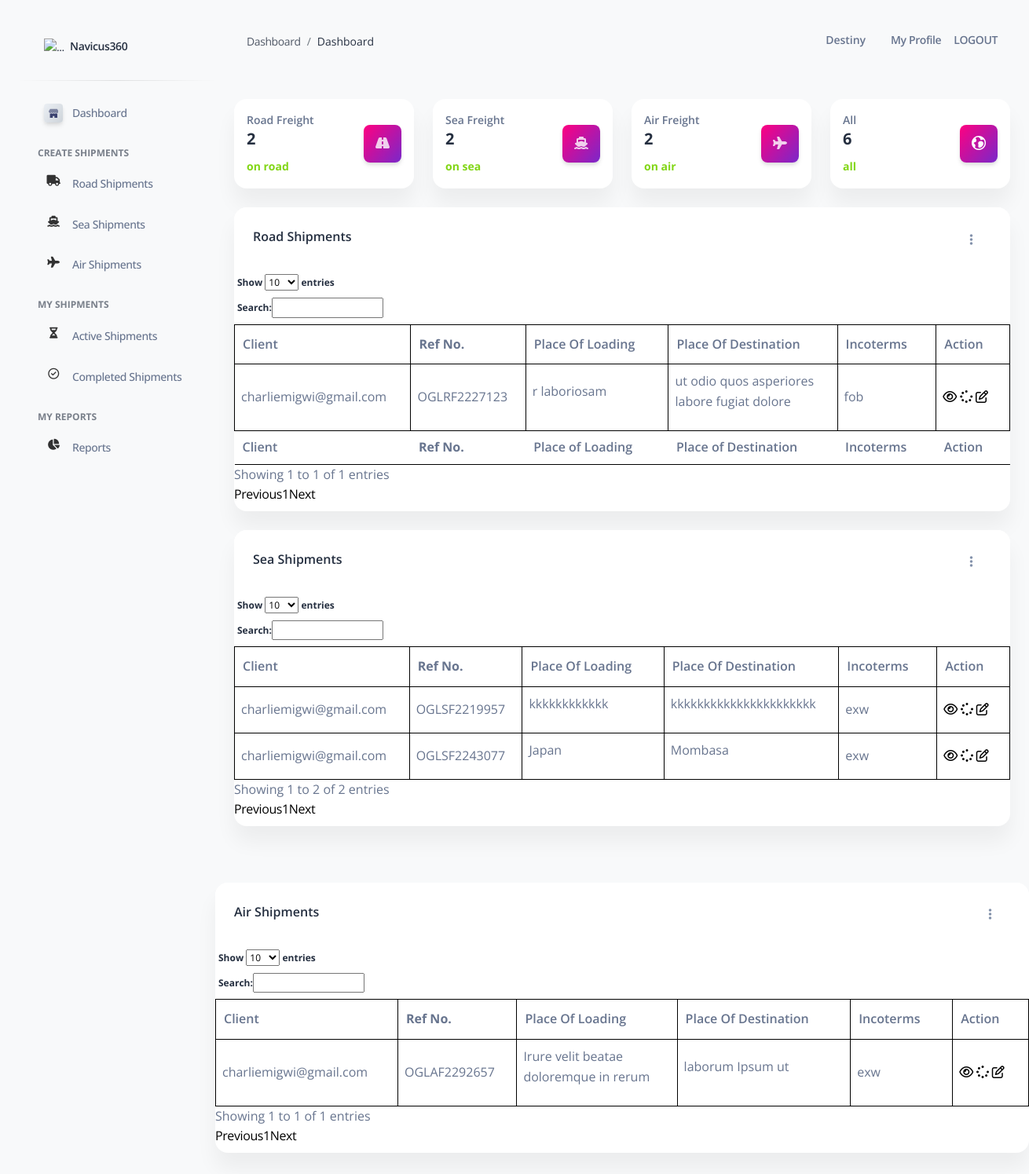
Screenshot of /fielduser/ (signed in) with the database file from the repository.
### accounts/models.py (models this page shows, shortened)
class Account(AbstractBaseUser, PermissionsMixin):
	email = models.EmailField(_('Email address'), unique=True)
	firstname = models.CharField(max_length=200)
	lastname = models.CharField(max_length=200)
	company = models.CharField(max_length=1000)
	address = models.CharField(max_length=200,blank=True)
	start_date = models.DateField(default=timezone.now)
	is_staff = models.BooleanField(default=False)
	is_active = models.BooleanField(default=False)
	objects = CustomAccountManager()
	USERNAME_FIELD = 'email'
	REQUIRED_FIELDS = ['firstname', 'lastname',]

### shipments/models.py (models this page shows, shortened)
class RoadFreightShip(models.Model):
    staff = models.ForeignKey(Account,
                            on_delete=models.CASCADE,
                            related_name='staff_user_road')
    owner = models.CharField(max_length = 1000)
    refno = models.CharField(max_length = 1000)
    son = models.CharField(max_length = 1000)
    consignee = models.CharField(max_length = 1000)
    customerref = models.CharField(max_length=1000, default='000')
    shippingline = models.CharField(max_length=1000, default='000')
    billofnumber = models.CharField(max_length=1000)
    incoterms = models.CharField(max_length=1000)
    cargo_description = models.CharField(max_length=2000)
    placeofloading = models.CharField(max_length=2000)
    placeofdelivery= models.CharField(max_length=2000)
    cargoload = models.CharField(max_length=2000)
    current_etd = models.CharField(max_length=100, null=True, blank=True)
    current_eta = models.CharField(max_length=100, null=True, blank=True)
    current_sailingstatus = models.CharField(max_length=100, null=True, blank=True)
    shippingstatus = models.CharField(max_length=100, null=True, blank=True,default='in-progress')

class SeaFreightShip(models.Model):
    staff = models.ForeignKey(Account,
                            on_delete=models.CASCADE,
                            related_name='staff_user_sea')
    owner = models.CharField(max_length = 1000)
    refno = models.CharField(max_length = 1000)
    son = models.CharField(max_length = 1000)
    consignee = models.CharField(max_length = 1000)
    billofnumber = models.CharField(max_length=1000)
    customerref = models.CharField(max_length=1000, default='000')
    shippingline = models.CharField(max_length=1000, default='000')
    incoterms = models.CharField(max_length=1000)
    cargo_description = models.CharField(max_length=2000)
    placeofloading = models.CharField(max_length=2000)
    placeofdelivery= models.CharField(max_length=2000)
    containersize = models.CharField(blank=True,max_length=2000)
    unitsize = models.IntegerField()
    unittype = models.CharField(max_length=100)
    current_etd = models.CharField(max_length=100, null=True, blank=True)
    current_eta = models.CharField(max_length=100, null=True, blank=True)
    current_sailingstatus = models.CharField(max_length=100, null=True, blank=True)
    shippingstatus = models.CharField(max_length=100, null=True, blank=True, default='in-progress')

class AirFreightShip(models.Model):
    staff = models.ForeignKey(Account,
                            on_delete=models.CASCADE,
                            related_name='staff_user_air')
    owner = models.CharField(max_length = 1000)
    refno = models.CharField(max_length = 1000)
    son = models.CharField(max_length = 1000)
    consignee = models.CharField(max_length = 1000)
    customerref = models.CharField(max_length=1000, default='000')
    shippingline = models.CharField(max_length=1000, default='000')
    billofnumber = models.CharField(max_length=1000)
    incoterms = models.CharField(max_length=1000)
    cargo_description = models.CharField(max_length=2000)
    placeofloading = models.CharField(max_length=2000)
    placeofdelivery= models.CharField(max_length=2000)
    weight = models.CharField(max_length=2000)
    packagesno = models.IntegerField()
    current_etd = models.CharField(max_length=100, null=True, blank=True)
    current_eta = models.CharField(max_length=100, null=True, blank=True)
    current_sailingstatus = models.CharField(max_length=100, null=True, blank=True)
    shippingstatus = models.CharField(max_length=100, null=True, blank=True, default='in-progress')

### fielduser/views.py (the view)
# urls.py: path('',home ,name='client_home'),
@login_required
@user_passes_test(not_in_oglstaff_group,login_url='/client/')
def home(request):
    roadfreight = RoadFreightShip.objects.filter(staff = request.user)
    seafreight = SeaFreightShip.objects.filter( staff= request.user)
    airfreight = AirFreightShip.objects.filter( staff= request.user)
    rno = len(roadfreight)
    sno = len(seafreight)
    airno = len(airfreight)
    allno = rno+sno+airno
    return render(request,"index_fielduser.html",{"group":"staff","context":roadfreight,"context2":seafreight,"context3":airfreight,"airno":airno,"sno":sno,"rno":rno,"allno":allno,"sidebar":"true"})

### fielduser/templates/index_fielduser.html (shortened to what this page needs)
{% extends "base.html" %}
{% load static %}
{% load crispy_forms_tags %}
{% block content %}
<div class="container-fluid py-4">
  <div class="row mt-4">
    <div class="col-xl-3 col-sm-6 mb-xl-0 mb-4">
      <div class="card">
        <div class="card-body p-3">
          <div class="row">
            <div class="col-7">
              <div class="numbers">
                <p class="text-sm mb-0 text-capitalize font-weight-bold">Road Freight</p>
                <h5 class="font-weight-bolder">{{rno}}</h5>
                <span class="text-success text-sm font-weight-bolder">on road</span>
              </div>
            </div>
            <div class="col-5 text-end my-auto">
              <div class="icon icon-shape bg-gradient-primary shadow text-center border-radius-md">
                <i class="fa fa-road"></i>
              </div>
            </div>
          </div>
        </div>
      </div>
    </div>
    <div class="col-xl-3 col-sm-6 mb-xl-0 mb-4">
      <div class="card">
        <div class="card-body p-3">
          <div class="row">
            <div class="col-7">
              <div class="numbers">
                <p class="text-sm mb-0 text-capitalize font-weight-bold">Sea Freight</p>
                <h5 class="font-weight-bolder">{{sno}}</h5>
                <span class="text-success text-sm font-weight-bolder">on sea</span>
              </div>
            </div>
            <div class="col-5 text-end my-auto">
              <div class="icon icon-shape bg-gradient-primary shadow text-center border-radius-md">
                <i class="fa fa-ship"></i>
              </div>
            </div>
          </div>
        </div>
      </div>
    </div>
    <div class="col-xl-3 col-sm-6 mb-xl-0 mb-4">
      <div class="card">
        <div class="card-body p-3">
          <div class="row">
            <div class="col-7">
              <div class="numbers">
                <p class="text-sm mb-0 text-capitalize font-weight-bold">Air Freight</p>
                <h5 class="font-weight-bolder">{{airno}}</h5>
                <span class="text-success text-sm font-weight-bolder">on air</span>
              </div>
            </div>
            <div class="col-5 text-end my-auto">
              <div class="icon icon-shape bg-gradient-primary shadow text-center border-radius-md">
                <i class="fa fa-plane"></i>
              </div>
            </div>
          </div>
        </div>
      </div>
    </div>
    <div class="col-xl-3 col-sm-6">
      <div class="card">
        <div class="card-body p-3">
          <div class="row">
            <div class="col-7">
              <div class="numbers">
                <p class="text-sm mb-0 text-capitalize font-weight-bold">All</p>
                <h5 class="font-weight-bolder">{{allno}}</h5>
                <span class="text-success text-sm font-weight-bolder">all</span>
              </div>
            </div>
            <div class="col-5 text-end my-auto">
              <div class="icon icon-shape bg-gradient-primary shadow text-center border-radius-md">
                <i class="ni ni-world text-lg opacity-10" aria-hidden="true" aria-hidden="true"></i>
              </div>
            </div>
          </div>
        </div>
      </div>
    </div>
  </div>
  <div class="row my-4">
    <div class="col-sm-12">
      <div class="card">
        <div class="card-header pb-0">
          <div class="row">
            <div class="col-lg-6 col-7">
              <h6>Road Shipments</h6>
            </div>
            <div class="col-lg-6 col-5 my-auto text-end">
              <div class="dropdown float-lg-end pe-4">
                <a class="cursor-pointer" id="dropdownTable" data-bs-toggle="dropdown" aria-expanded="false">
                  <i class="fa fa-ellipsis-v text-secondary"></i>
                </a>
              </div>
            </div>
          </div>
        </div>
        <div class="card-body px-0 pb-2">
          <div class="table-responsive">
            <table class="table align-items-center mb-0" id="roadtable">
              <thead>
                <tr>
                    <th>Client</th>
                    <th><b>Ref No.</th>
                    <th>Place of Loading</th>
                    <th>Place of Destination</th>
                    <th>Incoterms</th>
                    <th>Action</b></th>
                </tr>
            </thead>
            <tbody>
              {% for item in context %}
              {% if item.shippingstatus != 'Completed' %}
              <tr>
                <td>
                  {{ item.owner }}
                  </td>
                <td>
                {{ item.refno }}
                </td>
                <td>
                {{item.placeofloading|wordwrap:25|linebreaks}}
                </td>
                <td>
                {{item.placeofdelivery|wordwrap:25|linebreaks}}
                </td>
                <td>
                  {{item.incoterms}}
                </td>
                <td><a href="view/{{item.id}}/{{item.refno}}/"><i class="fa fa-eye"></i></a>
                  <a href="edit/{{item.id}}/{{item.refno}}/"><i class="fa fa-spinner"></i></a>
                  <a href="{% url 'fielduser:editshipment' item.id item.refno %}"><i class="fa fa-edit"></i></a>
                </td>
              </tr>
              {% endif %}
              {% endfor %}
            </tbody>
            <tfoot>
              <tr>
                <th>Client</th>
                <th><b>Ref No.</b></th>
                <th>Place of Loading</th>
                <th>Place of Destination</th>
                <th>Incoterms</th>
                <th>Action</b></th>
              </tr>
          </tfoot>
            </table>
          </div>
        </div>
      </div>
    </div>
  </div>
  <div class="row my-4">
    <div class="col-sm-12">
      <div class="card">
        <div class="card-header pb-0">
          <div class="row">
            <div class="col-lg-6 col-7">
              <h6>Sea Shipments</h6>
            </div>
            <div class="col-lg-6 col-5 my-auto text-end">
              <div class="dropdown float-lg-end pe-4">
                <a class="cursor-pointer" id="dropdownTable" data-bs-toggle="dropdown" aria-expanded="false">
                  <i class="fa fa-ellipsis-v text-secondary"></i>
                </a>
              </div>
            </div>
          </div>
        </div>
        <div class="card-body px-0 pb-2">
          <div class="table-responsive">
            <table class="table align-items-center mb-0" id="seatable">
              <thead>
                <tr>
                  <th>Client</th>
                    <th><b>Ref No.</th>
                    <th>Place of Loading</th>
                    <th>Place of Destination</th>
                    <th>Incoterms</th>
                    <th>Action</b></th>
                </tr>
            </thead>
            <tbody>
              {% for item in context2 %}
              {% if item.shippingstatus != 'Completed' %}
              <tr>
                <td>
                  {{ item.owner }}
                  </td>
                <td>
                {{ item.refno }}
                </td>
                <td>
                {{item.placeofloading|wordwrap:25|linebreaks}}
                </td>
                <td>
                {{item.placeofdelivery|wordwrap:25|linebreaks}}
                </td>
                <td>
                  {{item.incoterms}}
                </td>
                <td><a href="view2/{{item.id}}/{{item.refno}}/"><i class="fa fa-eye"></i></a>
                  <a href="edit2/{{item.id}}/{{item.refno}}/"><i class="fa fa-spinner"></i></a>
                  <a href="{% url 'fielduser:editshipment' item.id item.refno %}"><i class="fa fa-edit"></i></a>
                </td>
              </tr>
              {% endif %}
              {% endfor %}
            </tbody>
            </table>
          </div>
        </div>
      </div>
    </div>
    </div>
  </div>
  <div class="row my-4">
    <div class="col-sm-12">
      <div class="card">
        <div class="card-header pb-0">
          <div class="row">
            <div class="col-lg-6 col-7">
              <h6>Air Shipments</h6>
            </div>
            <div class="col-lg-6 col-5 my-auto text-end">
              <div class="dropdown float-lg-end pe-4">
                <a class="cursor-pointer" id="dropdownTable" data-bs-toggle="dropdown" aria-expanded="false">
                  <i class="fa fa-ellipsis-v text-secondary"></i>
                </a>
              </div>
            </div>
          </div>
        </div>
        <div class="card-body px-0 pb-2">
          <div class="table-responsive">
            <table class="table align-items-center mb-0 id" id="airtable">
              <thead>
                <tr>
                  <th>Client</th>
                    <th><b>Ref No.</th>
                    <th>Place of Loading</th>
                    <th>Place of Destination</th>
                    <th>Incoterms</th>
                    <th>Action</b></th>
                </tr>
            </thead>
            <tbody>
              {% for item in context3 %}
              {% if item.shippingstatus != 'Completed' %}
              <tr>
                <td>
                  {{ item.owner }}
                </td>
                <td>
                {{ item.refno }}
                </td>
                <td>
                {{item.placeofloading|wordwrap:25|linebreaks}}
                </td>
                <td>
                {{item.placeofdelivery|wordwrap:25|linebreaks}}
                </td>
                <td>
                  {{item.incoterms}}
                </td>
                <td><a href="view3/{{item.id}}/{{item.refno}}/"><i class="fa fa-eye"></i></a>
                  <a href="edit3/{{item.id}}/{{item.refno}}/"><i class="fa fa-spinner"></i></a>
                  <a href="{% url 'fielduser:editshipment' item.id item.refno %}"><i class="fa fa-edit"></i></a>
                </td>
              </tr>
              {% endif %}
              {% endfor %}
            </tbody>
            </table>
          </div>
        </div>
      </div>
    </div>
  </div>
{% endblock content %}

### templates/includes/navigation.html (shortened to what this page needs)
  <nav class="navbar navbar-main navbar-expand-lg px-0 mx-4 shadow-none border-radius-xl" id="navbarBlur" navbar-scroll="true">
    <div class="container-fluid px-3">
        <nav aria-label="breadcrumb">
          <ol class="breadcrumb bg-transparent mb-0 pb-1 px-0 me-sm-6 me-12">
            <li class="breadcrumb-item"><a class="opacity-8 text-dark" href="javascript:;">Dashboard</a></li>
            <li class="breadcrumb-item text-dark active" aria-current="page">
              Dashboard
            </li>
          </ol>
        </nav>
        <div class="ms-md-auto ps-md-3 d-flex align-items-center">
          <div class="border-radius-lg d-flex">
            <span class="nav-link text-body font-weight-bold"> {{request.user.firstname}}</span>
          </div>
          <div class="border-radius-lg d-flex">
            <a class="nav-link text-body font-weight-bold" href="/profile/">My Profile</a>
          </div>
          <li class="nav-item d-flex align-items-center">
            <a href="{% url 'logout' %}"
               class="nav-link text-body text-uppercase font-weight-bold px-0">
              Logout
            </a>
          </li>
        </div>
    </div>
  </nav>

### rows the page displays
Account: user.firstname "Destiny"
RoadFreightShip: owner "charliemigwi@gmail.com", refno "OGLRF2227123", placeofloading "r laboriosam", placeofdelivery "ut odio quos asperiores labore fugiat dolore", incoterms "fob"
SeaFreightShip: owner "charliemigwi@gmail.com", refno "OGLSF2219957", placeofloading "kkkkkkkkkkkk", placeofdelivery "kkkkkkkkkkkkkkkkkkkkkk", incoterms "exw"
SeaFreightShip: owner "charliemigwi@gmail.com", refno "OGLSF2243077", placeofloading "Japan", placeofdelivery "Mombasa", incoterms "exw"
AirFreightShip: owner "charliemigwi@gmail.com", refno "OGLAF2292657", placeofloading "Irure velit beatae doloremque in rerum", placeofdelivery "laborum Ipsum ut", incoterms "exw"

### other values shown
{{ rno }} "2"
{{ sno }} "2"
{{ airno }} "2"
{{ allno }} "6"
